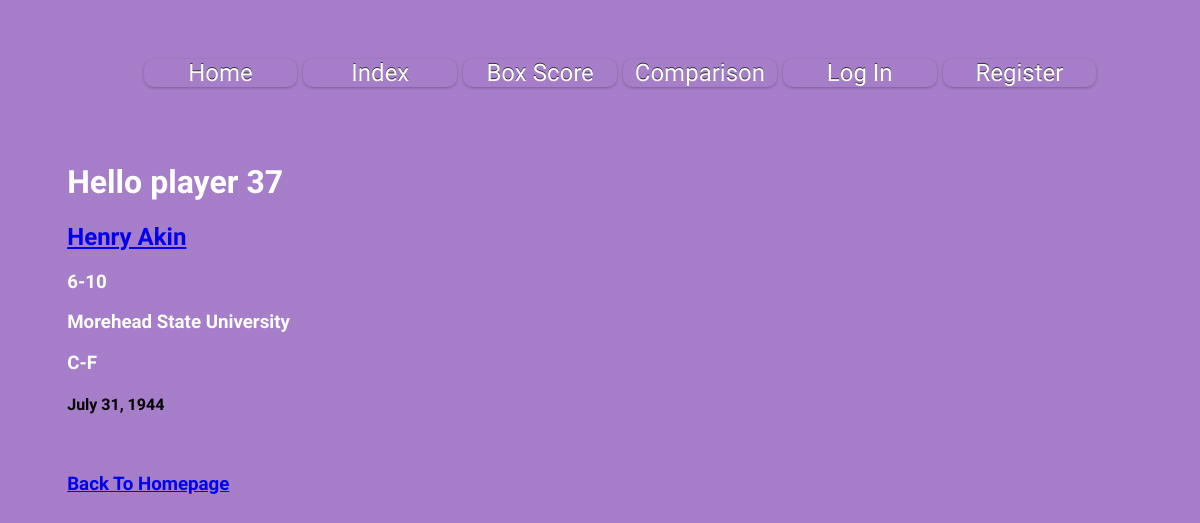
The page /players/37 on the database as committed earlier.
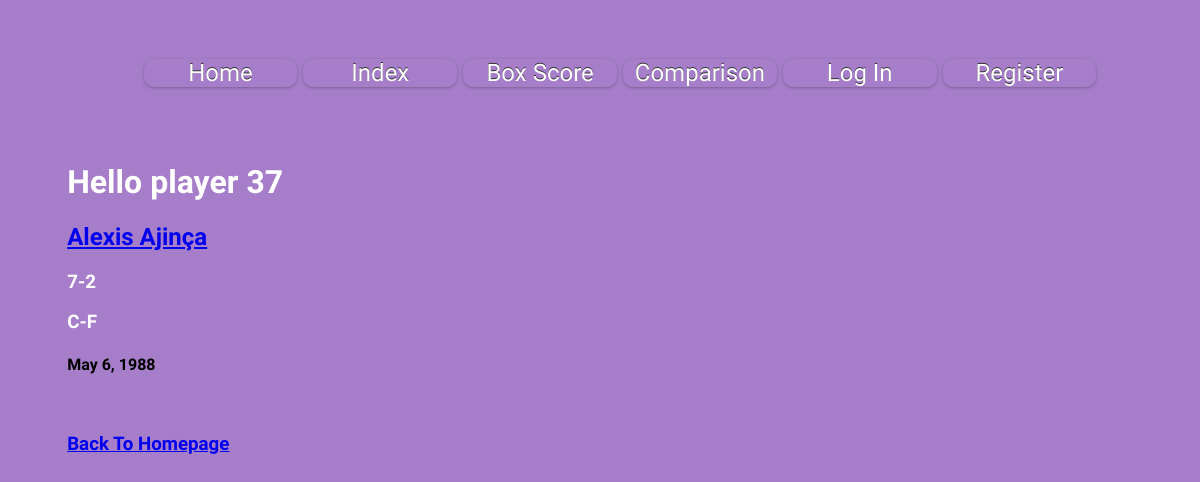
The same page on the database as committed later.
### myapp/models.py (models this page shows)
class Playersinfo(models.Model):
    id = models.AutoField(db_column='ID', primary_key=True, blank=True)  # Field name made lowercase.
    player_id = models.TextField(db_column='Player_id', blank=True, null=True)  # Field name made lowercase.
    name = models.TextField(db_column='Name', blank=True, null=True)  # Field name made lowercase.
    position = models.TextField(db_column='Position', blank=True, null=True)  # Field name made lowercase.
    height = models.FloatField(db_column='Height', blank=True, null=True)  # Field name made lowercase.
    birthdate = models.TextField(db_column='Birthdate', blank=True, null=True)  # Field name made lowercase.
    college = models.TextField(db_column='College', blank=True, null=True)  # Field name made lowercase.
    url = models.TextField(db_column='Url', blank=True, null=True)  # Field name made lowercase.
    class Meta:
        managed = False
        db_table = 'playersInfo'

### myapp/views.py (the view)
# urls.py: path('players/<int:player_id>', views.player, name='player'),
def player(request, player_id):
    player = get_object_or_404(Playersinfo, pk = player_id)
    player_id = player_id
    return render(request, 'player.html', {'player_id': player_id, 'player': player})

### Templates/player.html (shortened to what this page needs)
{% extends 'base.html' %}
{% block content %}
<h1>Hello player {{player_id}}</h1>
<h2><a href="https://www.basketball-reference.com{{player.url}}">{{player.name}}</a></h2>
<h3>{{player.height}}</h3>
<h3>{{player.college}}</h3>
<h3>{{player.position}}</h3>
<h4>{{player.birthdate}}</h4>
<h3><a href="{% url 'home' %}">Back To Homepage</a></h3>
{% endblock %}

### Templates/base.html (shortened to what this page needs)
{% load static %}
<!DOCTYPE html>
<html lang="en" dir="ltr">
  <head>
    <link rel="stylesheet" type="text/css" href="{% static 'myapp/style.css' %}">
  </head>
  <body>
    <div class="main_div">
      <ul class = "nav">
        <li><a href="/">Home</a></li>
        <li><a href="/index/a">Index</a></li>
        <li><a href="/boxscore">Box Score</a></li>
        <li><a href="/comparison">Comparison</a></li>
        {% if user.is_authenticated %}
        <li><a href="/accounts/logout">Log Out</a></li>
        <li><a href="/accounts/profile">Profile</a></li>
        {% else %}
        <li><a href="/accounts/login">Log In</a></li>
        <li><a href="/accounts/register">Register</a></li>
        {% endif %}
      </ul>
      {% block content %}
      {% endblock %}
    </div>
  </body>
</html>

### myapp/Static/myapp/style.css (style rules this page uses)
body { background: linear-gradient( rgba(94, 19, 158,.55), rgba(94, 19, 158,.55) ), url(https://sportshub.cbsistatic.com/i/r/2020/05/12/aa3d9c1b-5ecc-4d16-94de-534bd802f6c4/thumbnail/1200x675/662f1450fbba89c876f4dd0e989e6858/bestnbaplayercover.png) no-repeat center center fixed; -webkit-background-size: cover; -moz-background-size: cover; -o-background-size: cover; background-size: cover; font-family: 'Barlow Condensed', sans-serif; }
.main_div { margin: 5%; }
.nav { text-align: center; height: 10vh; font-size: 3vh; }
.nav li { background-image: linear-gradient(blue,rgb(52, 19, 158),0.3); font-weight: 100; color: white; display: inline-block; width: 15%; margin: auto; border-radius: 10px; box-shadow: 0px 1px 4px -2px #333; }
.nav li a { color: white; text-decoration: none; text-shadow: 0px -1px #333; }
h1 { color:white; }
h3 { color: white; }
h2 { color: white; }
ul { list-style: none; }

Rows that differ between the two databases and show on the page:
changed Playersinfo: name "Henry Akin" → "Alexis Ajinça"; height "6-10" → "7-2"; birthdate "July 31, 1944" → "May 6, 1988"; college "Morehead State University" → (not shown)
